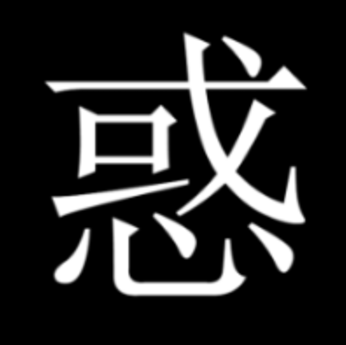
#> input picture notebooks/conv1.png, 346 x 345 px
$ jupyter execute some_test.ipynb   (shell and % lines are left out)   (Python 2 division)   (older library calls are emulated)
#> lines starting #> are read from the running program, lines starting #| are printed output that depends on the picture
[cell 1]
# -*- coding: utf-8 -*-
import numpy as np
import scipy as sp
import pandas as pd
import matplotlib.pyplot as plt
np.set_printoptions(precision=4, threshold=500)
pd.options.display.max_rows = 100
import sys
sys.path.insert(0,'/usr/local/Cellar/opencv3/3.2.0/lib/python2.7/site-packages')
import cv2

[cell 2]
class SquareLoss:
    def forward(self, y, t):
        self.loss = y - t
        return np.sum(self.loss * self.loss) /  self.loss.shape[1] / 2
    def backward(self):
        return self.loss

[cell 3]
class FC:
    def __init__(self, in_num, out_num, lr = 0.1):
        self._in_num = in_num
        self._out_num = out_num
        self.w = np.random.randn(in_num, out_num)
        self.b = np.zeros((out_num, 1))
        self.lr = lr
    def _sigmoid(self, in_data):
        return 1 / (1 + np.exp(-in_data))
    def forward(self, in_data):
        self.topVal = self._sigmoid(np.dot(self.w.T, in_data) + self.b)
        self.bottomVal = in_data
        return self.topVal
    def backward(self, loss):
        residual_z = loss * self.topVal * (1 - self.topVal)
        grad_w = np.dot(self.bottomVal, residual_z.T)
        grad_b = np.sum(residual_z)
        self.w -= self.lr * grad_w
        self.b -= self.lr * grad_b
        residual_x = np.dot(self.w, residual_z)
        return residual_x

[cell 4]
class Net:
    def __init__(self, input_num=2, hidden_num=4, out_num=1, lr=0.1):
        self.fc1 = FC(input_num, hidden_num, lr)
        self.fc2 = FC(hidden_num, out_num, lr)
        self.loss = SquareLoss()
    def train(self, X, Y): # X are arranged by col
        for i in range(10000):
            # forward step
            layer1out = self.fc1.forward(X)
            layer2out = self.fc2.forward(layer1out)
            loss = self.loss.forward(layer2out, Y)
            # backward step
            layer2loss = self.loss.backward()
            layer1loss = self.fc2.backward(layer2loss)
            saliency = self.fc1.backward(layer1loss)
        layer1out = self.fc1.forward(X)
        layer2out = self.fc2.forward(layer1out)
        print 'X={0}'.format(X)
        print 't={0}'.format(Y)
        print 'Y={0}'.format(layer2out)

[cell 5]
X = np.array([[0, 0], [0, 1], [1, 0], [1, 1]]).T
Y = np.array([[0],[0],[0],[1]]).T

net = Net(2,4,1,0.1)
net.train(X,Y)
net.loss.loss

[cell 6]
import numpy as np
import matplotlib.pyplot as plt
def conv2(X, k):
    x_row, x_col = X.shape
    k_row, k_col = k.shape
    ret_row, ret_col = x_row - k_row + 1, x_col - k_col + 1
    ret = np.empty((ret_row, ret_col))
    for y in range(ret_row):
        for x in range(ret_col):
            sub = X[y : y + k_row, x : x + k_col]
            ret[y,x] = np.sum(sub * k)
    return ret

class ConvLayer:
    def __init__(self, in_channel, out_channel, kernel_size):
        self.w = np.random.randn(in_channel, out_channel, kernel_size, kernel_size)
        self.b = np.zeros((out_channel))
    def _relu(self, x):
        x[x < 0] = 0
        return x
    def forward(self, in_data):
        # assume the first index is channel index
        in_channel, in_row, in_col = in_data.shape
        out_channel, kernel_row, kernel_col = self.w.shape[1], self.w.shape[2], self.w.shape[3]
        self.top_val = np.zeros((out_channel, in_row - kernel_row + 1, in_col - kernel_col + 1))
        for j in range(out_channel):
            for i in range(in_channel):
                self.top_val[j] += conv2(in_data[i], self.w[i, j])
            self.top_val[j] += self.b[j]
            self.top_val[j] = self._relu(self.top_val[j])
        return self.top_val

[cell 7]
import cv2
mat = cv2.imread('conv1.png',0)
#> mat is the input picture: shape (345, 346); min 0, max 255, mean 38.9
row,col = mat.shape
#> row = 345; col = 346
in_data = mat.reshape(1,row,col)
in_data = in_data.astype(np.float) / 255
plt.imshow(in_data[0], cmap='Greys_r')
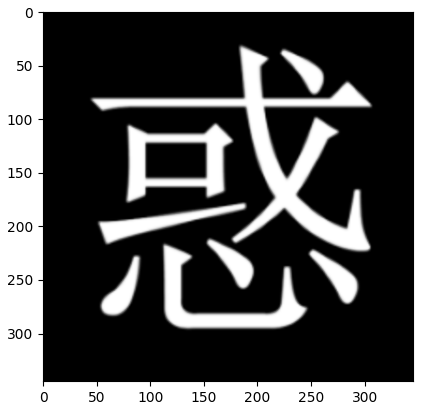
#> figure drawn by matplotlib, 1 panel

[cell 8]
meanConv = ConvLayer(1,1,5)
meanConv.w[0,0] = np.ones((5,5)) / (5 * 5)
mean_out = meanConv.forward(in_data)
plt.imshow(mean_out[0], cmap='Greys_r')
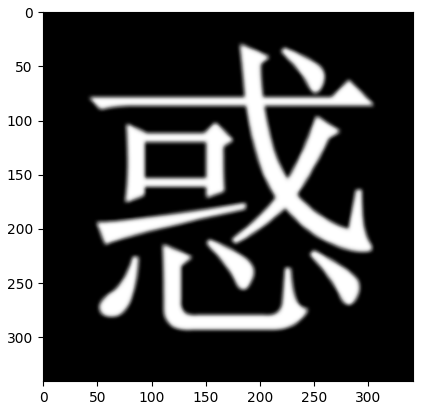
#> figure drawn by matplotlib, 1 panel

[cell 9]
sobelConv = ConvLayer(1,1,3)
sobelConv.w[0,0] = np.array([[-1,-2,-1],[0,0,0],[1,2,1]])
sobel_out = sobelConv.forward(in_data)
plt.imshow(sobel_out[0], cmap='Greys_r')
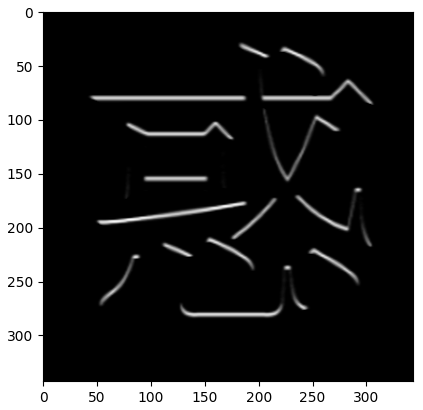
#> figure drawn by matplotlib, 1 panel

[cell 10]
def gabor_fn(sigma, theta, Lambda, psi, gamma):
    sigma_x = sigma
    sigma_y = float(sigma) / gamma
    (y, x) = np.meshgrid(np.arange(-1,2), np.arange(-1,2))
    # Rotation
    x_theta = x * np.cos(theta) + y * np.sin(theta)
    y_theta = -x * np.sin(theta) + y * np.cos(theta)
    gb = np.exp(-.5 * (x_theta ** 2 / sigma_x ** 2 + y_theta ** 2 / sigma_y ** 2)) * np.cos(2 * np.pi / Lambda * x_theta + psi)
    return gb
print gabor_fn(2, 0, 0.3, 0, 2)
gaborConv = ConvLayer(1,1,3)
gaborConv.w[0,0] = gabor_fn(2, 0, 0.3, 1, 2)
gabor_out = gaborConv.forward(in_data)
plt.imshow(gabor_out[0], cmap='Greys_r')
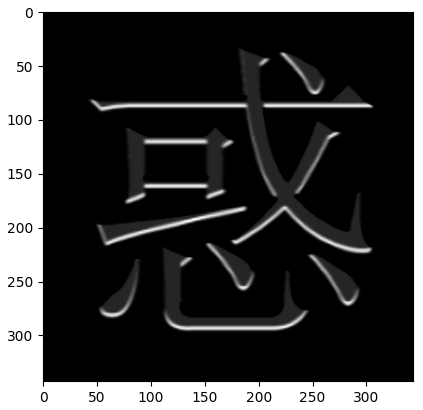
#> figure drawn by matplotlib, 1 panel

[cell 11]
sobel_kernel = np.array([[-1,-2,-1],[0,0,0],[1,2,1]])
np.fft.fftshift(np.fft.fft2(sobel_kernel)).astype(np.float32)

[cell 12]
plt.imshow(np.fft.fftshift(np.fft.fft2(sobel_kernel)).astype(np.float32), cmap="gray")
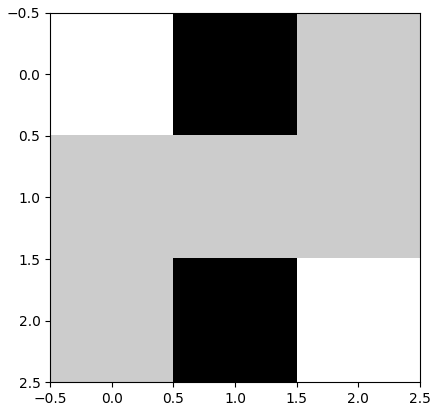
#> figure drawn by matplotlib, 1 panel
